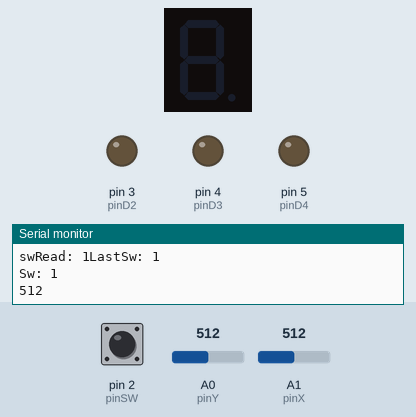
Bench run of a sketch on a simulated Arduino Uno, built with avr-gcc and run on an emulated ATmega328P. On the bench: 1-digit seven-segment display, output pins drawn as LEDs (lit = HIGH), the last lines printed to the serial monitor. Wiring (inferred from the names in the program): 1-digit 7-segment display, segments lit when HIGH: segments pin 6, pin 8, pin 10, pin 11, pin 12, pin 7, pin 9, pin 13. The test bench sets the inputs (shaded band); at power-on: A1 (pinX) = 512, pin 2 (pinSW) HIGH, A0 (pinY) = 512. The segment pins are drawn as the display they are named for; pins used as bus, display or sensor lines are not drawn.

Above: at 1.2 s.
1.3 s: A1 (pinX) set to 365
4.3 s: A1 (pinX) set to 337
At 4.7 s:
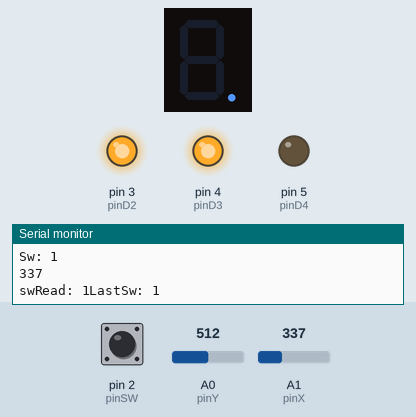
5.8 s: pin 2 (pinSW) pulled LOW for 1 s
At 6.4 s:
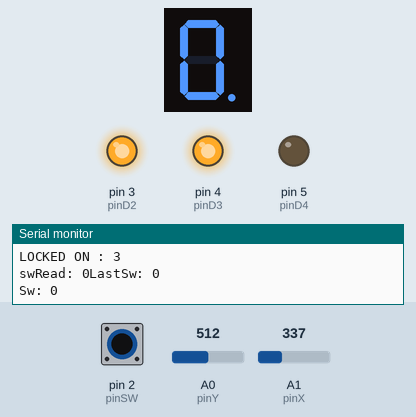
8.3 s: A0 (pinY) set to 632
9.8 s: A0 (pinY) set to 662
At 10.9 s:
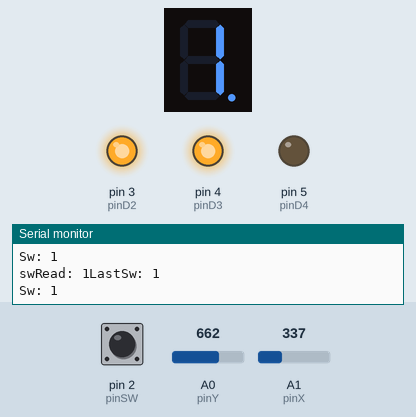
11.3 s: pin 2 (pinSW) pulled LOW for 3.2 s
At 11.77 s:
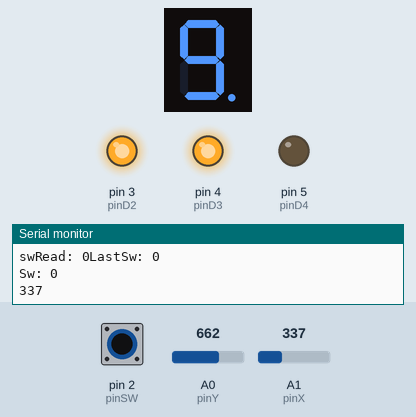
Timing chart, 0 to 14.3 s (numbered marks = the images above; inputs shaded):
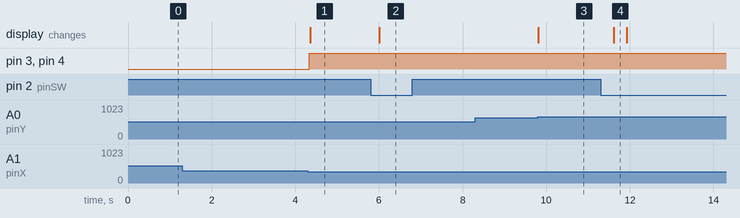

The sketch:

Lab4.ino
```cpp
const int pinA = 6;
const int pinF = 7;
const int pinB = 8;
const int pinG = 9;
const int pinC = 10;
const int pinD = 11;
const int pinE = 12;
const int pinDP = 13;

const int pinD1 = 0;
const int pinD2 = 3;
const int pinD3 = 4;
const int pinD4 = 5;

const int segmentNo = 8;
int segments[segmentNo] =
{pinA, pinB, pinC, pinD, pinE, pinF, pinG, pinDP};

const unsigned int digitNo = 4;
const int digits[digitNo] =
{pinD1, pinD2, pinD3, pinD4};

byte digitCode[10][segmentNo - 1] = {
  // a b c d e f g
    {1,1,1,1,1,1,0}, //0
    {0,1,1,0,0,0,0}, //1
    {1,1,0,1,1,0,1}, //2
    {1,1,1,1,0,0,1}, //3
    {0,1,1,0,0,1,1}, //4
    {1,0,1,1,0,1,1}, //5
    {1,0,1,1,1,1,1}, //6
    {1,1,1,0,0,0,0}, //7
    {1,1,1,1,1,1,1}, //8
    {1,1,1,1,0,1,1}, //9


  };

const int pinX = A1;
const int pinY = A0;
const int pinSW = 2;
int valX;
int valY;
bool movedX = false;
bool movedY = false;
bool locked = false;
const int minThreshold = 350;
const int maxThreshold = 650;

int swState = 0;
int lastSwState = 1;
int swRead = 0;
const unsigned long  debounceDelay = 100;
unsigned long lastDebounceTime = 0;
int currentDisplay = 0;
int currentDigit = 0;
int dpState = 0;
int lockState = 0;


void setup() {
  for(int i = 0; i<segmentNo; i++)
    pinMode(segments[i],OUTPUT);
  for(int i = 0; i < digitNo; i++)
    pinMode(digits[i],OUTPUT);
   Serial.begin(9600);
  pinMode(pinSW,INPUT_PULLUP);

}

void displayNumber(int Number, int DpState)
{
  for(int i = 0; i < segmentNo - 1; i++)
    digitalWrite(segments[i],digitCode[Number][i]);

digitalWrite(segments[segmentNo-1],DpState);
}

void onCrt()
{
  for(int i = 0; i < segmentNo - 1; i++)
    digitalWrite(segments[i],LOW);

digitalWrite(segments[segmentNo - 1],HIGH);
}


void onDigit(int num)
{
  for(int i = 0;i < digitNo; i++)
    digitalWrite(digits[i],HIGH);
   digitalWrite(digits[num],LOW);
}


void loop() {


  //if not locked, we are interested in the value of X
  if(locked == false)
  {
    valX = analogRead(pinX);
    Serial.println(valX);

   if( valX <minThreshold && movedX == false)
    {
           if(currentDisplay == 0)
            currentDisplay = digitNo - 1;
           else
           currentDisplay--;
           movedX = true;

    }
  if( valX > maxThreshold && movedX == false)
    {
           if(currentDisplay == digitNo - 1)
            currentDisplay = 0;
           else
           currentDisplay++;
           movedX = true;

    }
   if(valX >= minThreshold && valX <= maxThreshold)
      {
        movedX = false;
      }
   if(movedX == true)
   {  onDigit(currentDisplay);
      onCrt();
   }
  }
//we finished reading the X, or we do not care about it
  swRead = digitalRead(pinSW);
  Serial.print("swRead: ");
  Serial.print(swRead);
  Serial.print("LastSw: ");
  Serial.println(lastSwState);
   Serial.print("Sw: ");
  Serial.println(swState);

 if(swRead != lastSwState)
     {
       lastDebounceTime = millis();
     }
 //waited long enough since the lastDebounce was triggered to consider it an actual press
if(millis() - lastDebounceTime > debounceDelay)
{

  if(swRead != swState)
  {
    //if the state of the button has changed
    swState = swRead;
    //only if the button  was pressed
    if(swState == LOW)
    {// if no display is locked
      if(locked == false)
       {
         //then lock it
          onDigit(currentDisplay);
          displayNumber(0,HIGH);
          locked = true;
          Serial.print("LOCKED ON : ");
          Serial.println(currentDisplay);

       }

      else
      {
        //if currentDisplay is locked, unlock it
            displayNumber(9,HIGH);
            locked = false;
            Serial.print("UNLOCKED ON :");
            Serial.println(currentDisplay);

        }
      }
    }

}
//record the last state as it is going to be used for the next reading
 lastSwState = swRead;

 if(locked == true)
    {
        //If locked on a display read the valY
         valY = analogRead(pinY);

            if( valY < minThreshold && movedY == false)
      {
             if(currentDigit == 9)
              currentDigit = 0;
             else
             currentDigit--;
             movedY = true;

      }
            if( valY > maxThreshold && movedY == false)
      {
             if(currentDigit == 9)
              currentDigit= 0;
             else
             currentDigit++;
             movedY = true;

      }
            if(valY >= minThreshold && valY <= maxThreshold)
               movedY = false;
        //show a certain number
        displayNumber(currentDigit,HIGH);
        delay(200);
    }

}
```

Measured:
- the behaviour switches between 350 and 349 on A1 (pinX) (found by bisection; images 0 and 1)
- after the input at 4.3 s, pin 3 (pinD2), pin 4 (pinD3): LOW → HIGH at once; the display: changes after 0.06 s (image 1)
- after the input at 5.8 s, the display: changes after 0.21 s (image 2)
- after the input at 9.8 s, the display: changes at once (image 3)
- after the input at 11.3 s, the display: changes after 0.32 s (image 4)
